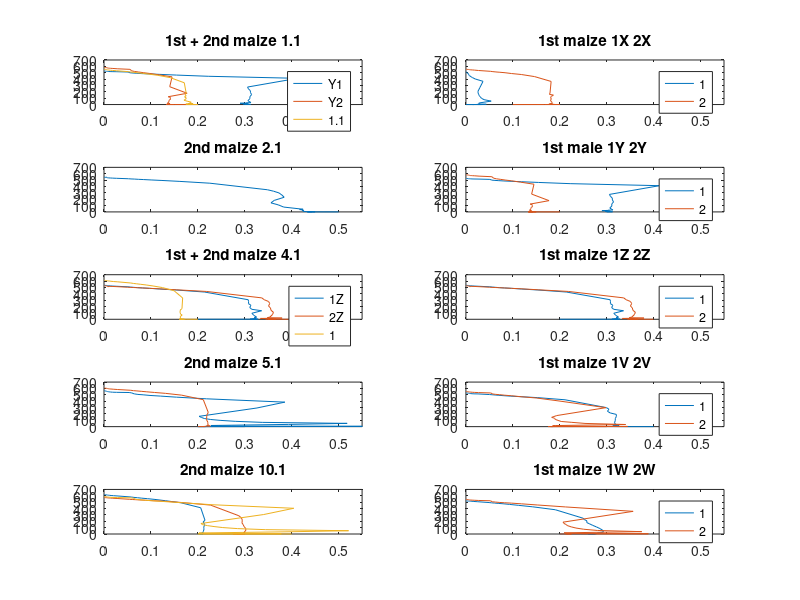

MATLAB code for this plot: (Note: this script raises an error after producing the figure.)
close all
clear

res = [999999 899999 799999 699999 599999 499999 399999 299999 199999 99999 89999 79999 69999 59999 49999 39999 29999 19999 9999 8999 7999 6999 5999 4999 3999 2999 1999 999 899 799 699 599 499 399 299 199 99 89 79 69 59 49 39 29 19 9 8 7 6 5 4 3 2 1 0];

%--------------------------------------------------------------------------
%w 5 measurements, airampo

%stora b?garen
%mV, 999 999 - 0 Ohm
aC1_V = 200;
aC2_V = [600 600 530 530 529 529 529 528 528 527 526 522 521 520 518 517 515 513 509 507 497 486 443 431 418 401 377 343 297 232 160 073 064 057 49.1 40.6 32.5 24.4 16.2 8.0 7.2 6.4 5.6 4.7 3.9 3.0 2.2 1.4 0.6 0.4 0.3 0.3 0.2 0.1 0];

aB1_V = [402 402 396 393 388 385 374 374 363 358 349 336 330 323 316 306 296 287 286 282 283 284 282 192 073 052 026 023 021 19.7 17.0 14.2 8.7 5.8 2.8 2.5 2.2 1.9 1.6 1.3 1.0 0.7 0.4 0.1 0.1 0 0 0 0 0 0 0 0 0 0];
aB2_V = 490;
aB3_V = [566 566 564 563 561 559 557 555 553 550 547 540 539 533 527 522 516 509 498 474 402 374 340 310 276 235 193 149 101 48.5 43.6 38.6 33.5 28.6 23.5 18.9 14.0 9.2 4.5 4.0 3.5 3.1 2.6 2.1 1.6 1.2 0.7 0.3 0.2 0.2 0.1 0.1 0 0 0];

aC2_I = aC2_V./res;
aB1_I = aB1_V./res;
aB3_I = aB3_V./res;

% figure
% plot(aC2_I, aC2_V, aB1_I, aB1_V, aB3_I, aB3_V);
% legend('2C', '1B', '3B')
% title('1st airampo 2C 1B 3B')


%------------------------------------------------------------------------------------------------------
%------------------------------------------------------------------------------------------------------

%w 6 monday

%airampo, mV
aBprim1_V = [538 538 540 539 540 539 539 538 538 536 534 530 529 526 524 521 517 510 496 431 421 406 388 366 325 385 227 157 119 97 82 68 54 41 27 14 13 12 11 9 8 7 6 5 3 2 1 0.9 0.8 0.7 0.6 0.5 0.4 0.2 0];
aBprim1_I = aBprim1_V./res;
aBprim2_V = [612 612 610 609 609 608 607 606 605 604 603 601 600 598 597 595 593 589 583 564 559 552 545 535 521 500 565 389 201 175 155 135 115 105 56 37 19 17 14 12 10.5 8.6 7.0 5.1 4.0 2.0 1.5 1.3 1.1 0.9 0.7 0.6 0.4 0.2 0];
aBprim2_I = aBprim2_V./res;

aCprim1_V = [602 602 602 602 602 601 600 598 594 591 587 585 584 581 576 571 563 545 497 582 466 444 415 392 342 270 189 92.0 80.0 72.0 62.9 53.0 42.8 36.7 25.5 17.7 8.8 7.0 6.8 6.0 5.0 4.3 3.3 2.5 1.7 0.9 0.6 0.6 0.5 0.4 0.3 0.2 0.1 0 0];
aCprim1_I = aCprim1_V./res;
%felk?lla beh?vde s?tta p? silver 2ggr
aCprim2_V = [562 562 445 444 442 429 412 413 400 395 381 377 375 370 372 365 360 354 343 292 278 266 255 237 217 185 141 80 73.6 66.0 58.8 50.3 41.8 33.6 25.6 16.8 8.3 7.5 6.6 5.6 4.8 4.0 3.1 2.4 1.5 0.7 0.6 0.5 0.5 0.4 0.3 0.2 0.1 0 0];
aCprim2_V = aCprim2_V./res;

% figure
% subplot(2, 1, 1)
% plot(aBprim1_I, aBprim1_V, aBprim2_I, aBprim2_V)
% title('2nd airampo 1B 2B')
% xlim([0 0.55])
% legend('1', '2')
% subplot(2, 1, 2)
% plot(aCprim1_I, aCprim1_V, aCprim2_V, aCprim2_V)
% title('2nd airampo 1C 2C')
% xlim([0 0.55])
% legend('1', '2')


% %black maize ------------------------------------------------------------
mX1_V = [516 516 511 509 506 504 502 500 496 491 477 467 463 455 447 437 423 401 365 270 204 183 161 142 122 99 77.0 53.8 25.5 22.1 19.2 17.1 13.6 11.4 8.8 6.5 4.3 2.1 1.9 1.6 1.4 1.2 0.9 0.7 0.5 0.3 0.2 0.1 0.1 0 0 0 0 0 0];
mX1_I = mX1_V./res;
mX2_V = [557 557 557 557 556 555 555 554 552 551 550 549 548 546 545 544 541 535 522 517 512 507 500 487 472 439 363 179 160 149 127 108 90.9 72.0 54.1 36.5 18.2 16.2 14.3 12.3 10.5 9.0 7.2 5.3 3.5 1.7 1.4 1.3 1.1 0.9 0.8 0.5 0.2 0.1 0];
mX2_I = mX2_V./res;

%1:1 - bekr?fta med block
%m?ngden majs f?r andra m?tningen
mY1_V = [525 525 525 525 525 525 525 525 525 522 521 521 521 520 519 518 517 516 511 499 495 491 486 481 474 463 444 412 275 246 218 187 157 124 93 61 31 27 24 20 17.6 14.7 12.0 8.6 5.7 2.7 2.5 2.1 1.8 1.5 1.2 0.9 0.6 0.3 0];
mY1_I = mY1_V./res;
mY2_V = [584 584 584 583 583 583 582 581 581 580 576 575 574 571 571 569 567 562 553 530 520 512 501 488 467 435 280 177 123 113 98.7 85.1 69.4 55.2 41.3 27.0 13.9 12.5 10.7 9.4 7.9 6.6 5.3 3.9 2.6 1.2 1.1 1.0 0.8 0.7 0.6 0.4 0.3 0.2 0];
mY2_I = mY2_V./res;

%4:1
%m?ngden majs f?r andra m?tningen
mZ1_V = [536 536 536 535 535 534 534 533 532 531 530 528 528 527 525 524 522 519 510 506 502 497 492 486 475 460 428 307 277 246 219 186 157 134 94.2 63.5 32.2 28.8 25.3 22.3 19.0 15.7 12.6 9.4 6.1 2.8 2.5 2.3 1.9 1.6 1.3 0.9 0.6 0.2 0];
mZ1_I = mZ1_V./res;
mZ2_V = [530 530 528 529 528 527 526 526 525 524 523 522 521 510 519 517 516 513 504 501 499 496 492 486 478 463 437 336 307 280 247 210 177 142 108 71.4 35.0 31.3 27.6 24.0 21.5 18.6 13.0 10.1 6.6 3.1 2.8 2.5 2.1 1.8 1.4 1.1 0.7 0.4 0];
mZ2_I = mZ2_V./res;

%? = v
%1:1
%mer majs ?n 2a
mV1_V = [531 531 531 530 530 530 529 528 527 526 525 523 522 521 519 517 515 514 504 501 497 492 486 479 470 456 422 299 274 241 215 192 160 127 95.2 63.0 31.6 28.2 25.4 21.6 19.1 16.0 12.6 9.3 6.1 2.9 2.5 2.2 1.9 1.6 1.3 1.0 0.7 0.4 0];
mV1_I = mV1_V./res;
mV2_V = [554 554 553 552 552 552 551 550 549 548 546 545 544 543 542 540 538 535 529 513 507 502 494 485 470 450 401 298 174 146 132 114 98 81 67.5 50.5 33.7 17.0 14.6 12.9 11.2 9.7 8.2 6.5 4.7 3.1 1.4 1.3 1.1 0.9 0.8 0.7 0.5 0.3 0];
mV2_I = mV2_V./res;

%? = w
mW1_V = [520 520 519 520 520 519 519 519 518 517 517 517 516 516 515 514 511 507 494 490 486 481 475 465 450 427 381 249 227 206 180 158 135 111 85.4 58.0 29.0 25.5 22.5 19.6 16.6 13.7 10.9 8.1 5.1 2.5 2.1 1.9 1.6 1.3 1.1 0.8 0.5 0.2 0];
mW1_I = mW1_V./res;
%ljus glappar
mW2_V = [547 547 546 546 544 544 543 542 541 540 538 537 535 534 533 532 530 527 522 506 502 496 491 485 474 456 425 356 186 167 149 130 112 93.6 75.0 55.7 37.1 18.6 16.6 14.7 12.8 11.0 9.1 7.1 5.4 3.5 1.7 1.5 1.3 1.1 0.9 0.6 0.4 0.2 0];
mW2_I = mW2_V./res;

% figure
% subplot(5, 1, 1)
% plot(mX1_I, mX1_V, mX2_I, mX2_V)
% title('1st maize X')
% xlim([0 0.35])
% legend('1', '2')
% subplot(5, 1, 2)
% plot(mY1_I, mY1_V, mY2_I, mY2_V)
% title('1st maize Y')
% xlim([0 0.35])
% legend('1', '2')
% subplot(5, 1, 3)
% plot(mZ1_I, mZ1_V, mZ2_I, mZ2_V)
% title('1st maize Z')
% xlim([0 0.35])
% legend('1', '2')
% subplot(5, 1, 4)
% plot(mV1_I, mV1_V, mV2_I, mV2_V)
% title('1st maize V')
% xlim([0 0.35])
% legend('1', '2')
% subplot(5, 1, 5)
% plot(mW1_I, mW1_V, mW2_I, mW2_V)
% title('1st maize W')
% xlim([0 0.35])
% legend('1', '2')


%------------------------------------------------------------------------------------------------------
%------------------------------------------------------------------------------------------------------
%10/02
%3e m?tningen, majs och kanske airampo med polymer sen

%4 majs

%1:1 - en kvar
m111_V = [366];
m112_V = [150];
%ngt ?r fel - oklart vad
%m?ste ha f?rsk majs?
%elektrolyten ?r f?r gammal?
m113_V = [561 561 561 560 558 557 556 555 552 549 547 546 545 544 541 539 536 531 517 511 506 499 490 478 459 423 342 175 155 140 120 105 87 68 53 37 18 16 15 12.3 10.5 8.6 6.8 5.3 3.4 1.6 1.4 1.3 1.1 0.9 0.8 0.6 0.4 0.2 0];
m113_I = m113_V./res;

%2:1 - en kvar
%2 m?tna med d?liga utrustningen
m212_V = [550 550 548 547 545 545 544 543 541 549 539 537 536 535 534 533 531 528 521 518 516 512 508 502 494 480 451 348 325 298 265 230 181 142 111 76.2 42.0 37.1 33.3 29.1 25.1 20.7 16.6 12.3 8.1 3.9 3.5 3.1 2.6 2.2 1.8 1.3 0.9 0.5 0];
m212_I = m212_V./res;

%4:1
m411_V = []; %fuckad
m412_V = [615 615 614 614 613 612 611 610 609 607 606 604 603 601 600 597 593 588 570 563 557 549 539 523 498 448 335 166 146 130 113 97.4 81.4 66.5 48.8 32.3 16.2 14.5 12.8 11.2 9.6 8.0 6.3 4.7 3.1 1.5 1.3 1.2 1.0 0.8 0.7 0.6 0.4 0.2 0];
m412_I = m412_V./res;
m413_V = []; %rispad

%5:1
m511_V = [568 568 567 566 565 565 563 561 559 557 553 552 551 548 547 544 541 539 536 530 515 506 500 490 480 463 437 385 293 162 145 128 113 98.7 83.6 67.1 51.3 35.0 18.0 16.2 14.4 12.4 10.6 8.9 7.0 5.2 3.4 1.4 1.3 1.0 0.9 0.7 0.5 0.3 0];
m511_I = m511_V./res;
m512_V = [609 609 608 608 607 606 606 604 603 602 600 599 596 595 592 591 588 583 571 565 561 555 547 537 523 495 423 222 198 175 153 131 109 87.8 66.2 44.0 22.0 19.6 17.4 15.1 13.0 11.1 8.5 6.3 4.1 1.9 1.7 1.5 1.2 1.0 0.8 0.6 0.4 0.2 0];
m512_I = m512_V./res;
m513_V = []; %f?r l?g, 10mV h?gsta med bra m?tutrustning

%10:1
m1011_V = [620 620 620 620 620 619 618 617 616 614 612 611 610 609 607 605 602 597 581 575 570 563 555 543 523 491 412 215 190 170 150 128 106 85.0 63.6 42.1 20.9 18.6 16.6 14.3 12.2 10.1 8.0 6.0 3.9 1.9 1.6 1.4 1.2 1.0 0.8 0.6 0.4 0.2 0];
m1011_I = m1011_V./res;
m1012_V = [578 578 577 576 575 574 573 572 571 570 569 568 567 566 565 564 562 558 545 542 539 535 530 523 515 495 454 287 262 235 206 176 148 119 90.2 60.2 29.6 26.6 23.5 20.6 17.6 14.6 11.6 8.6 5.6 2.6 2.3 2.0 1.7 1.5 1.1 0.9 0.6 0.3 0];
m1012_I = m1012_V./res;
m1013_V = [589 589 589 589 588 588 587 587 586 585 584 582 581 579 578 576 574 572 568 562 545 537 530 521 510 492 460 404 306 165 147 132 117 101 85.0 68.4 51.6 34.9 16.0 14.2 12.3 10.6 8.8 7.0 5.2 3.4 1.6 1.5 1.3 1.1 0.9 0.7 0.5 0.4 0];
m1013_I = m1013_V./res; %hade 52 m?tpukter - la till 2 589 i b?rjan

figure
subplot(5, 2, 1)
plot(mY1_I, mY1_V, mY2_I, mY2_V, m113_I, m113_V)
title('1st + 2nd maize 1.1')
xlim([0 0.55])
ylim([0 700])
legend('Y1', 'Y2', '1.1')
subplot(5, 2, 3)
plot(m212_I, m212_V)
title('2nd maize 2.1')
xlim([0 0.55])
ylim([0 700])
%legend('Y1', 'Y2', '1.1')
subplot(5, 2, 5)
plot(mZ1_I, mZ1_V, mZ2_I, mZ2_V, m412_I, m412_V)
title('1st + 2nd maize 4.1')
xlim([0 0.55])
ylim([0 700])
legend('1Z', '2Z', '1')
subplot(5, 2, 7)
plot(m511_I, m511_V, m512_I, m512_V) %en f?r d?lig
title('2nd maize 5.1')
xlim([0 0.55])
ylim([0 700])
subplot(5, 2, 9)
plot(m1011_I, m1011_V, m1012_I, m1012_V, m1013_I, m1013_V)
title('2nd maize 10.1')
xlim([0 0.55])
ylim([0 700])
subplot(5, 2, 2)
plot(mX1_I, mX1_V, mX2_I, mX2_V)
title('1st maize 1X 2X')
xlim([0 0.55])
ylim([0 700])
legend('1', '2')
subplot(5, 2, 4)
plot(mY1_I, mY1_V, mY2_I, mY2_V)
title('1st maie 1Y 2Y')
xlim([0 0.55])
ylim([0 700])
legend('1', '2')
subplot(5, 2, 6)
plot(mZ1_I, mZ1_V, mZ2_I, mZ2_V)
title('1st maize 1Z 2Z')
xlim([0 0.55])
ylim([0 700])
legend('1', '2')
subplot(5, 2, 8)
plot(mV1_I, mV1_V, mV2_I, mV2_V)
title('1st maize 1V 2V')
xlim([0 0.55])
ylim([0 700])
legend('1', '2')
subplot(5, 2, 10)
plot(mW1_I, mW1_V, mW2_I, mW2_V)
title('1st maize 1W 2W')
xlim([0 0.55])
ylim([0 700])
legend('1', '2')


%airampo omgang 3 ---------------------------------------------------------
%med polymerpapper

a31_V = [];
a31_I = a31_V./res;
